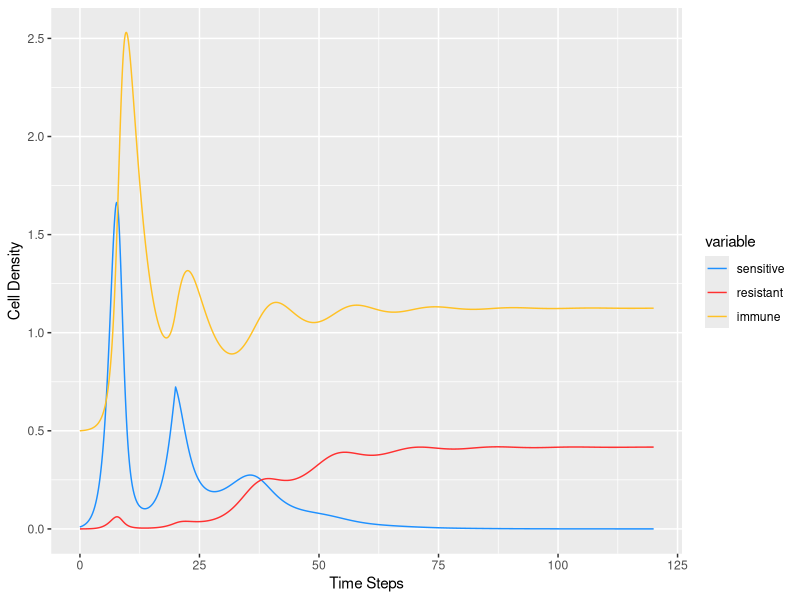
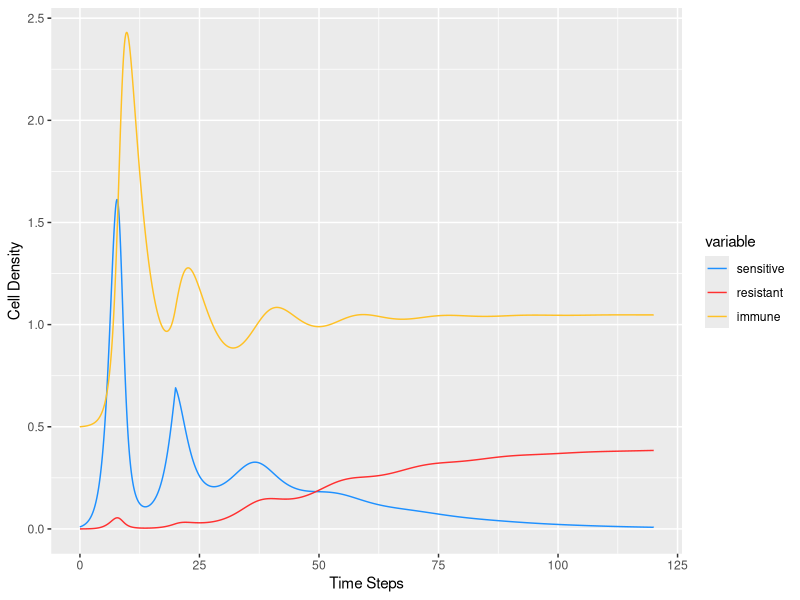
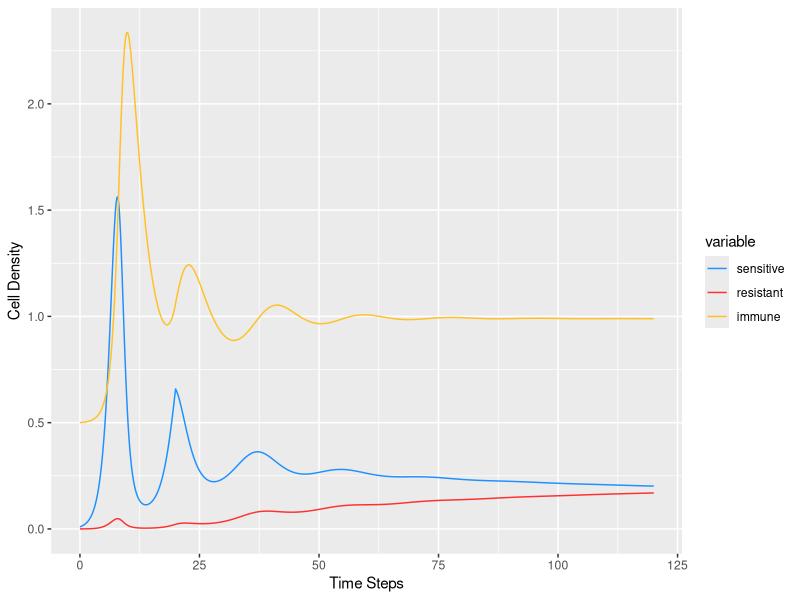
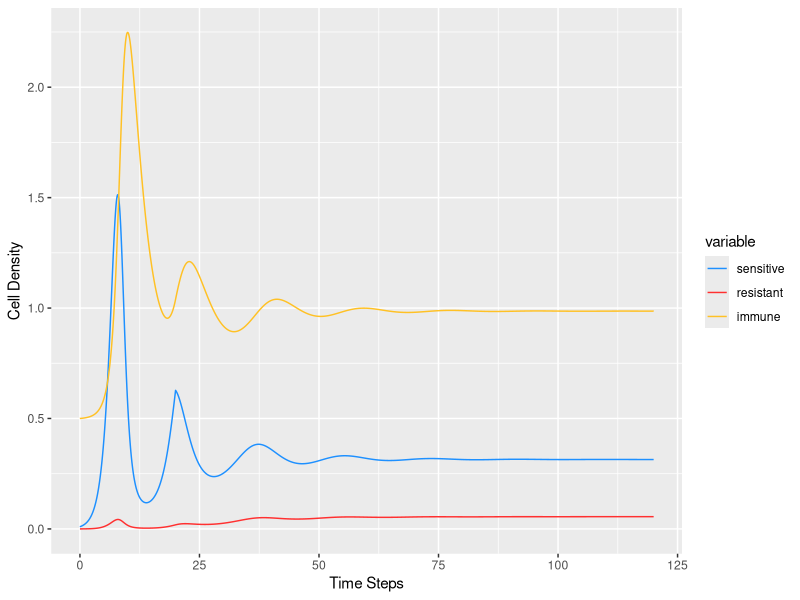
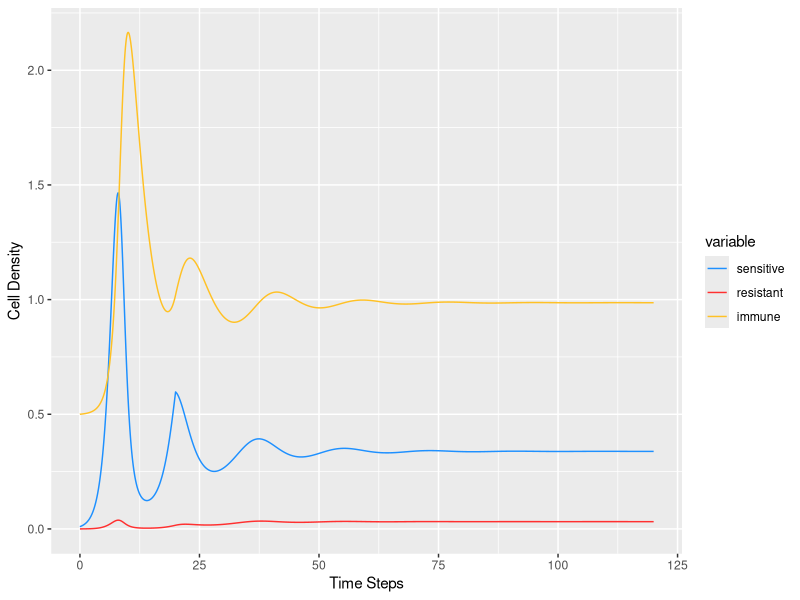
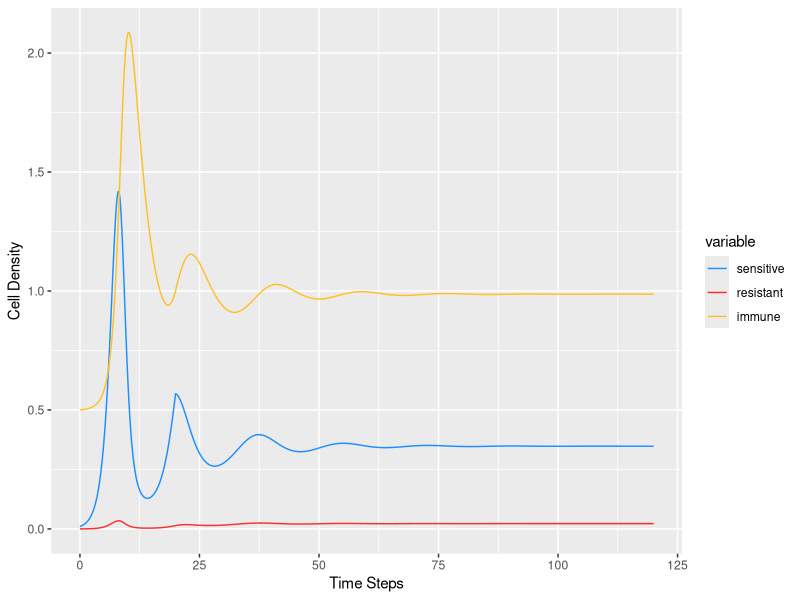

Write the R code that produced these figures, in order.
### Packages to load ###
library(deSolve)
library(tidyverse)
library("reshape2")

### The model of resistant bacteria emergence within hosts put into a R function
model <- function(t,state,parameters){ # input is time, state of variables, and parameter values
	with(as.list(c(state,parameters)),{
		
		dS <- S*g*(1-m) -d*S*I -e*A*S # dynamics of sensitive cells
		dR <- R*(g-c) -d*I*R -(1-x)*e*A*R + g*m*S # dynamics of resistant cells
		dI <- b - f*I + r*I*(S+R) # dynamics of the immune system
		# return rates of change
		list(c(dS,dR,dI))
	})
}

### This is a non-deterministic model ###
timestep<-0.001
t1<-seq(0,20,by=timestep) # t1 is time pre-treatment
t2<-seq(max(t1)+timestep,120,by=timestep) # t2 is time during treatment
times<-c(t1,t2) # make one time vector for plotting

d_vals <- seq(0.8,0.9, by = .02)
e_vals <- rev(seq(0.6,0.8, by = .04))
c_vals <- seq(0.3,0.5, by = .04)

for(i in 1:length(d_vals))
{
# parameter values
  g<-1.2 # bacterial growth rate
  d<-d_vals[i] # immune induced death rate
  e<-e_vals[i] # efficacy of antibiotic
  c<-c_vals[i] # growth cost of resistance
  r<-0.4 # immune system recruitment rate
  m<-0.01 # mutation probability
  A_pre<-0 # antibiotic concentration before treatment
  A_post<-0.5 # antibiotic concentration during treatment
  b<-0.15 # baseline immune system recruitment
  f<-0.3 # immune system decay rate
  x<-1 # extent of resistance (1=complete, 0=none)
  I_baseline<-b/f # baseline immune system level in absence of pathogen

S_init<-0.01 # initial number of sensitive cells
R_init<-0 # initial number of resistant cells
I_init<- I_baseline # initial number of immune cells

parameters<-c(g=g,d=d,e=e,c=c,r=r,A=A_pre,m=m,x=x,b=b,f=f) # put parameters into a vector
state<-c(S= S_init,R=R_init,I=I_init) # put initial states in vector
output_pre_treatment<-ode(y=state,times=t1,func=model,parms=parameters) # run the model for pre-treatment period

parameters<-c(g=g,d=d,e=e,c=c,r=r,A=A_post,m=m,x=x,b=b,f=f) # put parameters into a vector, now adding antibiotic
state<-c(S=as.numeric(output_pre_treatment[length(t1),2]),R=as.numeric(output_pre_treatment[length(t1),3]),I=as.numeric(output_pre_treatment[length(t1),4])) # initial state is final state of pre-treatment
output_during_treatment<-ode(y=state,times=t2,func=model,parms=parameters) # run the model again


results<-rbind(output_pre_treatment, output_during_treatment) # link all the results together


####### Plot our results utilizing ggplot2 ########
##Make our data into a tibble for graphing and manipulation
results_tibble <- tibble(times = results[,1],
                        sensitive = results[,2],
                        resistant = results[,3],
                        immune = results[,4]) 
##Convert this tibble into 'long' format for easier graphing using fnct melt from pckg reshape2
rslt_tbl_long <- melt(results_tibble, id= "times") ##Convert data to long format
tail(results_tibble, n= 100)
### the ggplot figure itself
ggplot(data = rslt_tbl_long, aes(x = times, y = value, colour =variable)) +
  geom_line() +
  labs(x = "Time Steps",  y = "Cell Density") +
  scale_color_manual(values = c("dodgerblue1","firebrick1","goldenrod1"))
  
name <- paste('comp_plot',i,'.jpeg',sep = '_')

#file.path("C:","Users","Zachary","Documents","Edinburgh","bioinf","Plots","gif_pics",name)

ggsave(filename = file.path("C:","Users","Zachary","Documents","Edinburgh","bioinf","Plots","gif_pics",name),
       device = "jpeg")

}
